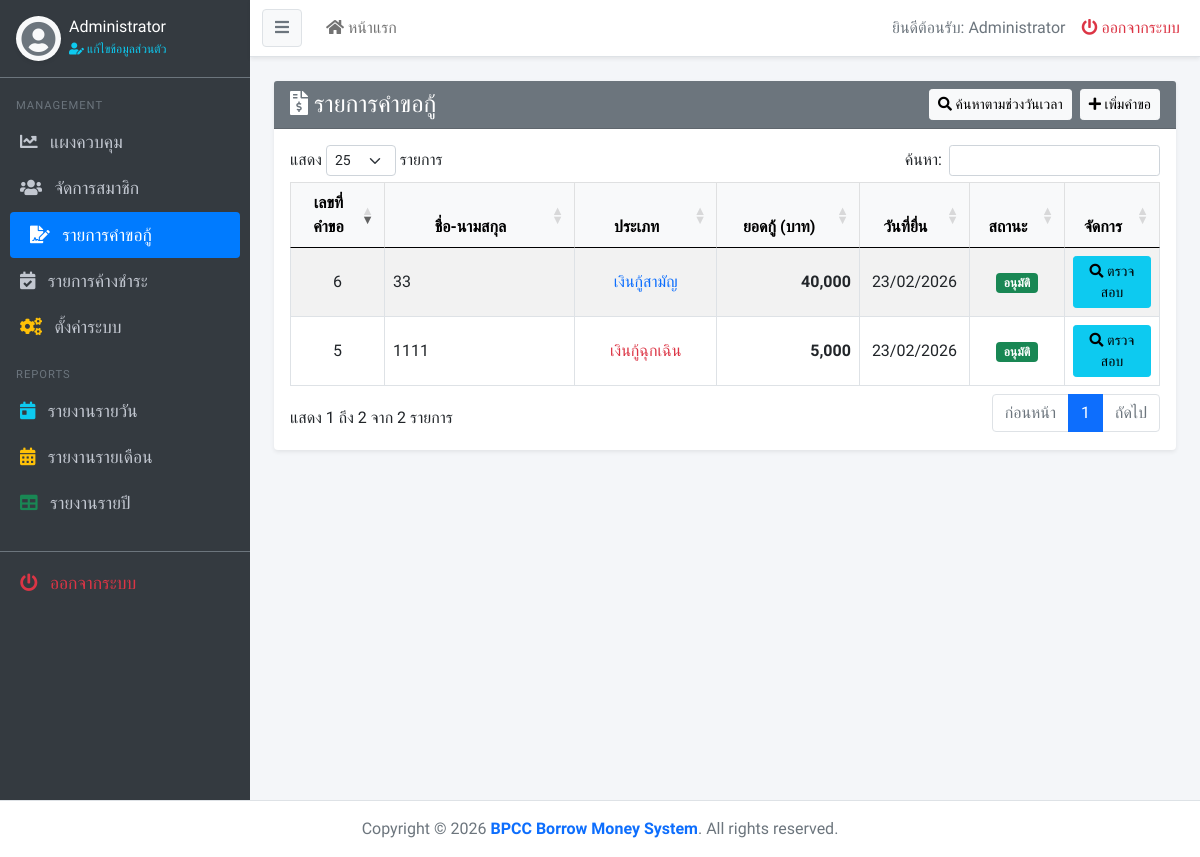
The app's page /admin/borrow_request.php (signed in), older data.
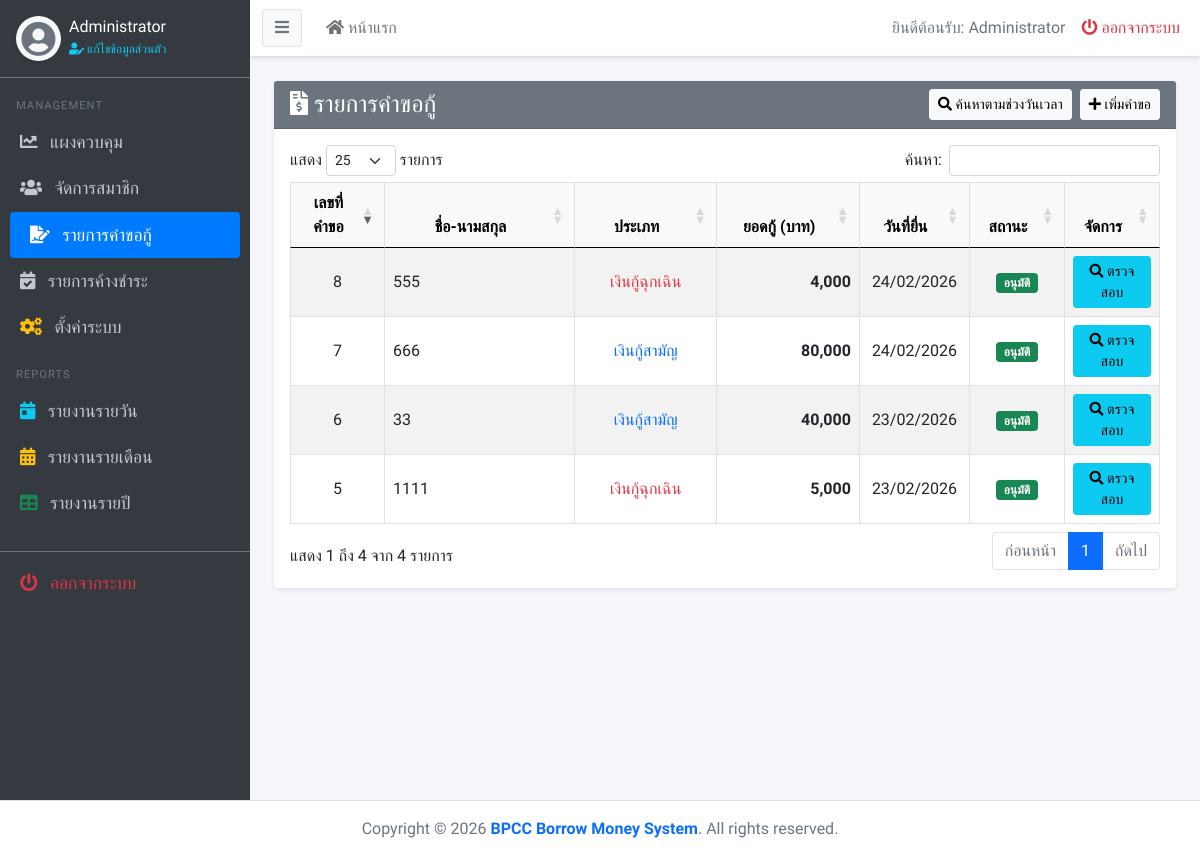
The same page, newer data.
### tables this page shows
CREATE TABLE `borrow_request` (
  `br_id` int(10) UNSIGNED NOT NULL,
  `mem_id` varchar(13) NOT NULL,
  `br_type` varchar(50) NOT NULL COMMENT 'ชนิดการกู้เงิน',
  `br_amount` int(10) UNSIGNED NOT NULL,
  `br_months_pay` int(10) UNSIGNED NOT NULL,
  `guarantee_type` varchar(50) NOT NULL COMMENT 'ชนิดการค้ำประกัน',
  `guarantor_1_id` varchar(13) DEFAULT NULL COMMENT 'mem_id ผู้ค้ำคนที่ 1',
  `guarantor_2_id` varchar(13) DEFAULT NULL COMMENT 'mem_id ผู้ค้ำคนที่ 2',
  `guarantor_1_approve` tinyint(1) UNSIGNED DEFAULT 0 COMMENT '0=รอ 1=อนุมัติ 2=ไม่อนุมัติ',
  `guarantor_2_approve` tinyint(1) UNSIGNED DEFAULT 0 COMMENT '0=รอ 1=อนุมัติ 2=ไม่อนุมัติ',
  `guarantor_1_approve_date` datetime DEFAULT NULL,
  `guarantor_2_approve_date` datetime DEFAULT NULL,
  `br_details` text NOT NULL,
  `br_respond` text NOT NULL COMMENT 'ข้อความตอบกลับจากเจ้าหน้าที่',
  `br_status` tinyint(1) UNSIGNED NOT NULL COMMENT '0=ไม่อนุมัติ, 1=อนุมัติ',
  `br_approve_by` varchar(13) NOT NULL,
  `br_interest_rate` float UNSIGNED NOT NULL COMMENT 'อัตราดอกเบี้ย',
  `br_date_request` datetime NOT NULL,
  `br_date_approve` datetime NOT NULL
);

CREATE TABLE `member` (
  `mem_id` varchar(13) NOT NULL,
  `mem_name` varchar(80) NOT NULL,
  `mem_address` text NOT NULL,
  `mem_phone` varchar(10) NOT NULL,
  `mem_status` int(1) UNSIGNED NOT NULL COMMENT '0=แอดมิน, 1=พนักงานคีย์ข้อมูล, 2=ครู, 3=เจ้าหน้าที่',
  `mem_username` varchar(20) NOT NULL,
  `mem_password` varchar(255) NOT NULL,
  `mem_amount_stock` int(10) UNSIGNED NOT NULL COMMENT 'จำนวนเงินหุ้น',
  `mem_stock_savings` int(10) UNSIGNED NOT NULL DEFAULT 0 COMMENT 'เงินออมหุ้น (บาท/เดือน)',
  `mem_common_credit` int(10) UNSIGNED NOT NULL,
  `mem_emergency_credit` int(10) UNSIGNED NOT NULL,
  `mem_register_date` datetime NOT NULL
);

### admin/borrow_request.php (the view, shortened to what this page needs)
<?php
$menu = "borrow_request";
include('../includes/header.php');
$dateText = "1";
$query = "SELECT borrow_request.*, member.mem_name
          FROM borrow_request
          INNER JOIN member ON borrow_request.mem_id = member.mem_id
          WHERE $dateText
          ORDER BY br_id DESC";
$result = mysqli_query($condb, $query) or die("Query failed: " . mysqli_error($condb));
function getBorrowType($type_id) {
    if ($type_id == 1) return '<span class="text-primary">เงินกู้สามัญ</span>';
    if ($type_id == 2) return '<span class="text-danger">เงินกู้ฉุกเฉิน</span>';
    return '-';
}
function getBorrowStatus($status_id) {
    switch ($status_id) {
        case 1: return '<span class="badge bg-success">อนุมัติ</span>';
    }
}
?>
<section class="content">
    <div class="container-fluid">
        <div class="card shadow-sm border-0">
            <div class="card-header bg-secondary text-white d-flex justify-content-between align-items-center">
                <h4 class="card-title m-0"><i class="fas fa-file-invoice-dollar"></i> รายการคำขอกู้</h4>
                <div>
                    <button type="button" class="btn btn-light btn-sm me-1" data-bs-toggle="modal" data-bs-target="#searchModal">
                        <i class="fa fa-search"></i> ค้นหาตามช่วงวันเวลา
                    </button>
                    <button type="button" class="btn btn-light btn-sm" data-bs-toggle="modal" data-bs-target="#addModal">
                        <i class="fas fa-plus"></i> เพิ่มคำขอ
                    </button>
                </div>
            </div>
            <div class="card-body">
                <div class="table-responsive">
                    <table class="table table-bordered table-hover table-striped align-middle" id="tableSearch">
                        <thead class="table-light">
                            <tr>
                                <th width="10%" class="text-center" style="text-align: center !important;">เลขที่คำขอ</th>
                                <th width="20%" class="text-center" style="text-align: center !important;">ชื่อ-นามสกุล</th>
                                <th width="15%" class="text-center" style="text-align: center !important;">ประเภท</th>
                                <th width="15%" class="text-center" style="text-align: center !important;">ยอดกู้ (บาท)</th>
                                <th width="10%" class="text-center" style="text-align: center !important;">วันที่ยื่น</th>
                                <th width="10%" class="text-center" style="text-align: center !important;">สถานะ</th>
                                <th width="10%" class="text-center" style="text-align: center !important;">จัดการ</th>
                            </tr>
                        </thead>
                        <tbody>
                            <?php foreach($result as $row){ ?>
                                <tr>
                                    <td class="text-center"><?php echo (int)$row['br_id']; ?></td>
                                    <td><?php echo htmlspecialchars($row['mem_name']); ?></td>
                                    <td class="text-center"><?php echo getBorrowType($row['br_type']); ?></td>
                                    <td class="text-end fw-bold"><?php echo number_format($row['br_amount']); ?></td>
                                    <td class="text-center"><?php echo date('d/m/Y', strtotime($row['br_date_request'])); ?></td>
                                    <td class="text-center"><?php echo getBorrowStatus($row['br_status']); ?></td>
                                    <td class="text-center">
                                        <a href="approve.php?br_id=<?php echo htmlspecialchars($row['br_id']); ?>" class="btn btn-info btn-sm">
                                            <i class="fas fa-search"></i> ตรวจสอบ
                                        </a>
                                    </td>
                                </tr>
                            <?php } ?>
                        </tbody>
                    </table>
                </div>
            </div>
        </div>
    </div>
</section>
<?php include('../includes/footer.php'); ?>

### includes/header.php (shortened to what this page needs)
<!DOCTYPE html>
<html lang="th">
<head>
  <link rel="stylesheet" href="../assets/plugins/bootstrap-5/bootstrap.min.css">
  <link rel="stylesheet" href="../assets/plugins/fontawesome-free/css/all.min.css">
  <link rel="stylesheet" href="../assets/plugins/datatables/css/dataTables.bootstrap5.min.css">
  <link rel="stylesheet" href="../assets/css/custom.css">
</head>
<body>
<div class="wrapper">
    <?php include(__DIR__ . '/sidebar.php'); ?>
    <div id="content">
        <?php include(__DIR__ . '/navbar.php'); ?>
        <div class="container-fluid py-4">

### includes/sidebar.php (shortened to what this page needs)
<nav id="sidebar">
    <div class="p-3 border-bottom border-secondary">
        <div class="d-flex align-items-center">
            <div class="flex-shrink-0">
                <div class="bg-light rounded-circle d-flex align-items-center justify-content-center shadow-sm" style="width: 45px; height: 45px;">
                    <i class="fas fa-user-circle text-secondary" style="font-size: 35px;"></i>
                </div>
            </div>
            <div class="flex-grow-1 ms-2 overflow-hidden">
                <h6 class="mb-0 text-white text-truncate"><?php echo htmlspecialchars($_SESSION['mem_name']); ?></h6>
                <small>
                    <a href="#" class="text-info text-decoration-none" style="font-size: 0.75rem;" data-bs-toggle="modal" data-bs-target="#profileModal">
                        <i class="fas fa-user-edit"></i> แก้ไขข้อมูลส่วนตัว
                    </a>
                </small>
            </div>
        </div>
    </div>
    <ul class="list-unstyled components">
        <?php if ($_SESSION["mem_status"] == 0 || $_SESSION["mem_status"] == 1) { ?>
            <li class="px-3 pb-1 text-uppercase text-muted" style="font-size: 0.7rem; letter-spacing: 1px;">Management</li>
            <li class="<?php echo ($menu == 'index') ? 'active' : ''; ?>">
                <a href="index.php"><i class="fas fa-chart-line me-2"></i> แผงควบคุม</a>
            </li>
            <li class="<?php echo ($menu == 'member') ? 'active' : ''; ?>">
                <a href="list_mem.php"><i class="fas fa-users me-2"></i> จัดการสมาชิก</a>
            </li>
            <li class="<?php echo ($menu == 'borrow_request') ? 'active' : ''; ?>">
                <a href="borrow_request.php"><i class="fas fa-file-signature me-2"></i> รายการคำขอกู้</a>
            </li>
            <li class="<?php echo ($menu == 'mustpay') ? 'active' : ''; ?>">
                <a href="mustpay.php"><i class="fas fa-calendar-check me-2"></i> รายการค้างชำระ</a>
            </li>
            <?php if ($_SESSION["mem_status"] == 0) { ?>
            <li class="<?php echo ($menu == 'system') ? 'active' : ''; ?>">
                <a href="system.php"><i class="fas fa-cogs me-2 text-warning"></i> ตั้งค่าระบบ</a>
            </li>
            <?php } ?>
            <li class="px-3 pt-3 pb-1 text-uppercase text-muted" style="font-size: 0.7rem; letter-spacing: 1px;">Reports</li>
            <li class="<?php echo ($menu == 'report_d') ? 'active' : ''; ?>">
                <a href="report_d.php"><i class="fas fa-calendar-day me-2 text-info"></i> รายงานรายวัน</a>
            </li>
            <li class="<?php echo ($menu == 'report_m') ? 'active' : ''; ?>">
                <a href="report_m.php"><i class="fas fa-calendar-alt me-2 text-warning"></i> รายงานรายเดือน</a>
            </li>
            <li class="<?php echo ($menu == 'report_y') ? 'active' : ''; ?>">
                <a href="report_y.php"><i class="fas fa-table me-2 text-success"></i> รายงานรายปี</a>
            </li>
        <?php } ?>
        <li class="mt-4 border-top border-secondary pt-2">
            <a href="../logout.php" class="text-danger" onclick="return confirm('คุณต้องการออกจากระบบใช่หรือไม่?');">
                <i class="fas fa-power-off me-2"></i> ออกจากระบบ
            </a>
        </li>
    </ul>
</nav>

### includes/navbar.php
<nav class="navbar navbar-expand-lg navbar-light bg-white shadow-sm border-bottom">
  <div class="container-fluid">
    <button type="button" id="sidebarCollapse" class="btn btn-light border text-secondary me-3">
      <i class="fas fa-bars"></i>
    </button>
    <ul class="navbar-nav me-auto mb-2 mb-lg-0">
      <li class="nav-item">
        <a class="nav-link <?php if ($menu == "index"){ echo "active fw-bold text-primary"; } ?>" href="index.php">
          <i class="fas fa-home"></i> หน้าแรก
        </a>
      </li>
      </ul>
    <ul class="navbar-nav ms-auto">
      <li class="nav-item d-none d-sm-inline-block">
        <span class="nav-link text-secondary">
            ยินดีต้อนรับ: <?php echo htmlspecialchars($_SESSION['mem_name']); ?>
        </span>
      </li>
      <li class="nav-item">
        <a href="../logout.php" class="nav-link text-danger" onclick="return confirm('ยืนยันการออกจากระบบ?');">
          <i class="fas fa-power-off"></i> ออกจากระบบ
        </a>
      </li>
    </ul>
  </div>
</nav>

### includes/footer.php (shortened to what this page needs)
</div> </div> </div> <footer class="bg-white text-center text-lg-start border-top mt-auto py-3">
  <div class="text-center text-secondary">
    Copyright &copy; <?php echo date('Y'); ?>
    <span class="text-primary fw-bold">BPCC Borrow Money System</span>. All rights reserved.
  </div>
</footer>
<div class="position-fixed top-0 end-0 p-3" style="z-index: 1080; pointer-events: none;">
</div>
</body>
</html>

### assets/css/custom.css (style rules this page uses)
body { font-family: 'Kanit', sans-serif; background-color: #f4f6f9; overflow-x: hidden; }
.wrapper { display: flex; width: 100%; align-items: stretch; }
#sidebar { min-width: 250px; max-width: 250px; min-height: 100vh; background: #343a40; color: #fff; transition: all 0.3s; }
#sidebar ul.components { padding: 20px 0; }
#sidebar ul li a { padding: 10px 20px; font-size: 1.1em; display: block; color: #c2c7d0; text-decoration: none; }
#sidebar ul li.active > a { color: #fff; background: #007bff; border-radius: 4px; margin: 0 10px; width: auto; }
#content { width: 100%; min-height: 100vh; transition: all 0.3s; display: flex; flex-direction: column; }
.card { box-shadow: 0 0 1px rgba(0,0,0,.125), 0 1px 3px rgba(0,0,0,.2); border: 0; margin-bottom: 1rem; }
.card-header { background-color: transparent; border-bottom: 1px solid rgba(0,0,0,.125); }

Row changes from the older to the newer data that the page shows:
added borrow_request: br_id "8", mem.mem_name "555", br_type "เงินกู้ฉุกเฉิน", br_amount "4,000", br_date_request "24/02/2026", br_status "อนุมัติ"
added borrow_request: br_id "7", mem.mem_name "666", br_type "เงินกู้สามัญ", br_amount "80,000", br_date_request "24/02/2026", br_status "อนุมัติ"
Text that changed along with them:
text written by a page script: "แสดง รายการ ค้นหา: แสดง 1 ถึง 2 จาก 2 รายการ ก่อนหน้า 1 ถัดไป" → "แสดง รายการ ค้นหา: แสดง 1 ถึง 4 จาก 4 รายการ ก่อนหน้า 1 ถัดไป"
